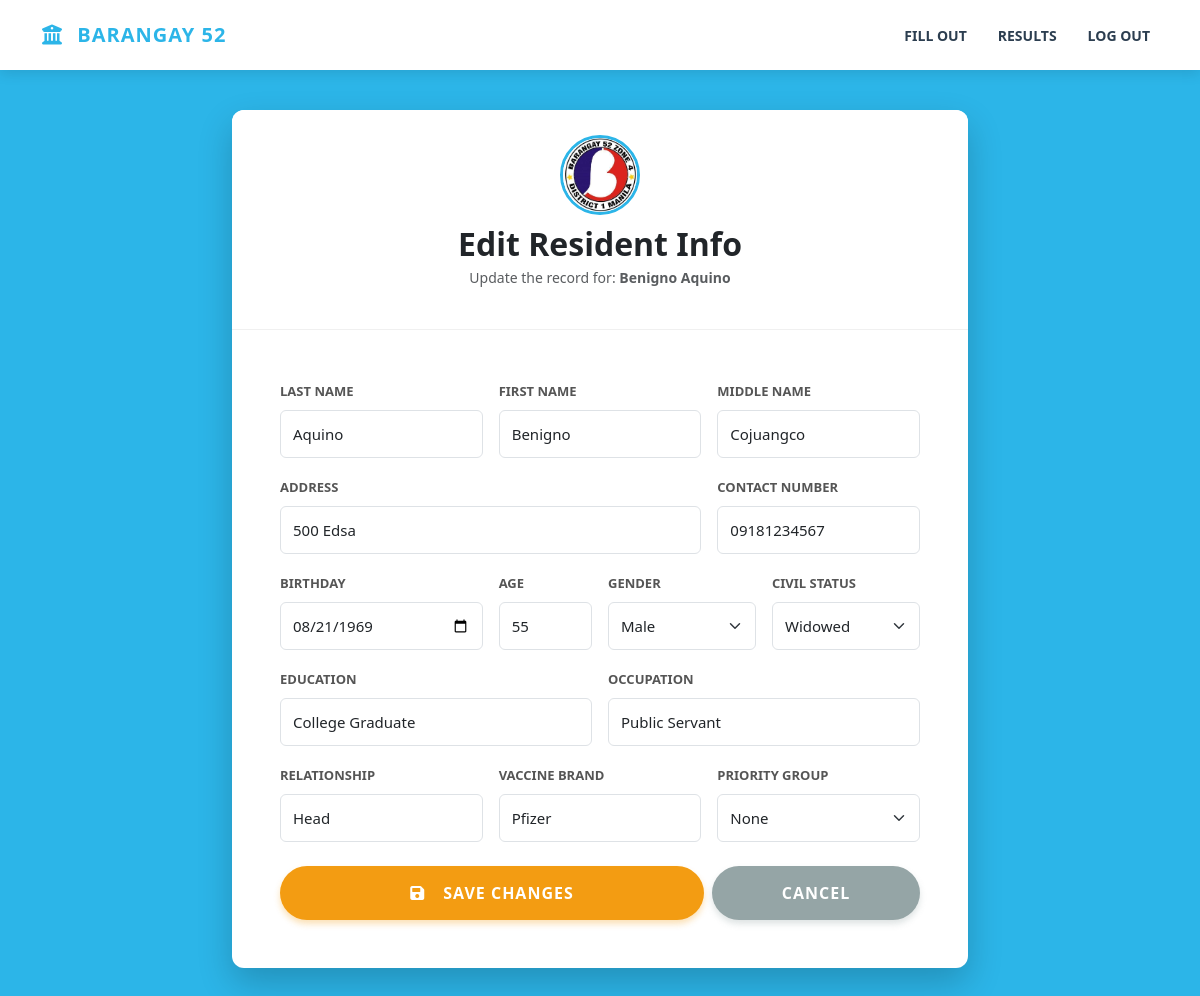
Screenshot of /views/edit.php?id=20 (signed in) with the database file from the repository.
### tables this page shows
CREATE TABLE `table1` (
  `residentno` int(5) NOT NULL,
  `lastname` varchar(50) NOT NULL,
  `firstname` varchar(50) NOT NULL,
  `middlename` varchar(50) NOT NULL,
  `address` varchar(100) NOT NULL,
  `relationship` varchar(50) NOT NULL,
  `age` int(2) NOT NULL,
  `birthday` date NOT NULL,
  `gender` varchar(10) NOT NULL,
  `civilstatus` varchar(25) NOT NULL,
  `educbackground` varchar(75) NOT NULL,
  `occupation` varchar(75) NOT NULL,
  `vaccine` varchar(50) NOT NULL,
  `status` varchar(50) NOT NULL,
  `contact` varchar(13) NOT NULL
);

### views/edit.php (the view, shortened to what this page needs)
<?php
include('../config/conn.php');
$id = $_GET['id'];
$query = mysqli_query($conn, "select * from `table1` where residentno='$id'");
$row = mysqli_fetch_array($query);
?>
<!DOCTYPE html>
<html lang="en">
<head>
<link href="https://cdn.jsdelivr.net/npm/bootstrap@5.3.0/dist/css/bootstrap.min.css" rel="stylesheet">
<link rel="stylesheet" href="https://cdnjs.cloudflare.com/ajax/libs/font-awesome/6.0.0/css/all.min.css">
<link rel="stylesheet" href="../assets/css/design.css">
</head>
<body>
<nav class="navbar navbar-expand-lg navbar-custom sticky-top">
  <div class="container">
    <a class="navbar-brand" href="#">
        <i class="fa-solid fa-building-columns me-2"></i> Barangay 52
    </a>
    <div class="collapse navbar-collapse justify-content-end" id="navbarNav">
      <ul class="navbar-nav">
        <li class="nav-item">
          <a class="nav-link" href="index.php">Fill Out</a>
        </li>
        <li class="nav-item">
          <a class="nav-link" href="tabledata.php">Results</a>
        </li>
        <li class="nav-item">
          <a class="nav-link" href="../auth/logout.php">Log Out</a>
        </li>
      </ul>
    </div>
  </div>
</nav>
<div class="container">
    <div class="row justify-content-center">
        <div class="col-lg-8 col-md-10">
            <div class="card main-card">
                <div class="card-header-custom">
                    <img src="../assets/img/logo.jpeg" alt="Logo" class="logo-img">
                    <h2 class="fw-bold text-dark mb-0">Edit Resident Info</h2>
                    <p class="text-muted small mt-1">Update the record for: <strong><?php echo $row['firstname'] . ' ' . $row['lastname']; ?></strong></p>
                </div>
                <div class="card-body p-4 p-md-5">
                    <form method="POST" action="../actions/update.php?id=<?php echo $id; ?>">
                        <div class="row g-3 mb-3">
                            <div class="col-md-4">
                                <label class="form-label">Last Name</label>
                                <input type="text" value="<?php echo $row['lastname']; ?>" name="lastname" class="form-control" required>
                            </div>
                            <div class="col-md-4">
                                <label class="form-label">First Name</label>
                                <input type="text" value="<?php echo $row['firstname']; ?>" name="firstname" class="form-control" required>
                            </div>
                            <div class="col-md-4">
                                <label class="form-label">Middle Name</label>
                                <input type="text" value="<?php echo $row['middlename']; ?>" name="middlename" class="form-control">
                            </div>
                        </div>
                        <div class="row g-3 mb-3">
                            <div class="col-md-8">
                                <label class="form-label">Address</label>
                                <input type="text" value="<?php echo $row['address']; ?>" name="address" class="form-control" required>
                            </div>
                            <div class="col-md-4">
                                <label class="form-label">Contact Number</label>
                                <input type="text" value="<?php echo $row['contact']; ?>" name="contact" class="form-control" required>
                            </div>
                        </div>
                        <div class="row g-3 mb-3">
                            <div class="col-md-4">
                                <label class="form-label">Birthday</label>
                                <input type="date" value="<?php echo $row['birthday']; ?>" name="birthday" class="form-control" required>
                            </div>
                            <div class="col-md-2">
                                <label class="form-label">Age</label>
                                <input type="number" value="<?php echo $row['age']; ?>" name="age" class="form-control" required>
                            </div>
                            <div class="col-md-3">
                                <label class="form-label">Gender</label>
                                <select name="gender" class="form-select" required>
                                    <option value="Male" <?php if($row['gender'] == 'Male') echo 'selected'; ?>>Male</option>
                                </select>
                            </div>
                            <div class="col-md-3">
                                <label class="form-label">Civil Status</label>
                                <select name="civilstatus" class="form-select" required>
                                    <option value="Widowed" <?php if($row['civilstatus'] == 'Widowed') echo 'selected'; ?>>Widowed</option>
                                </select>
                            </div>
                        </div>
                        <div class="row g-3 mb-3">
                            <div class="col-md-6">
                                <label class="form-label">Education</label>
                                <input type="text" value="<?php echo $row['educbackground']; ?>" name="educbackground" class="form-control" required>
                            </div>
                            <div class="col-md-6">
                                <label class="form-label">Occupation</label>
                                <input type="text" value="<?php echo $row['occupation']; ?>" name="occupation" class="form-control" required>
                            </div>
                        </div>
                        <div class="row g-3 mb-4">
                            <div class="col-md-4">
                                <label class="form-label">Relationship</label>
                                <input type="text" value="<?php echo $row['relationship']; ?>" name="relationship" class="form-control">
                            </div>
                            <div class="col-md-4">
                                <label class="form-label">Vaccine Brand</label>
                                <input type="text" value="<?php echo $row['vaccine']; ?>" name="vaccine" class="form-control" required>
                            </div>
                            <div class="col-md-4">
                                <label class="form-label">Priority Group</label>
                                <select name="status" class="form-select" required>
                                    <option value="None" <?php if($row['status'] == 'None') echo 'selected'; ?>>None</option>
                                </select>
                            </div>
                        </div>
                        <div class="row g-2">
                            <div class="col-md-8">
                                <button type="submit" class="btn-update" name="add">
                                    <i class="fa-solid fa-save me-2"></i> Save Changes
                                </button>
                            </div>
                            <div class="col-md-4">
                                <a href="tabledata.php" class="btn-back">
                                    Cancel
                                </a>
                            </div>
                        </div>
                    </form>
                </div>
            </div>
        </div>
    </div>
</div>
</body>
</html>

### assets/css/design.css (style rules this page uses)
:root { --barangay-blue: #2cb5e8; --barangay-dark: #1fa0d0; --nav-bg: #ffffff; --nav-text: #2c3e50; --white: #ffffff; --light-gray: #f0f2f5; }
body { background-color: var(--barangay-blue); font-family: 'Segoe UI', Tahoma, Geneva, Verdana, sans-serif; min-height: 100vh; padding-bottom: 40px; }
.navbar-custom { background-color: var(--nav-bg); box-shadow: 0 4px 12px rgba(0,0,0,0.1); padding-top: 15px; padding-bottom: 15px; }
.navbar-brand { font-weight: 800; text-transform: uppercase; letter-spacing: 1px; color: var(--barangay-blue) !important; }
.nav-link { color: var(--nav-text) !important; font-weight: 600; text-transform: uppercase; font-size: 14px; margin-left: 15px; transition: color 0.3s; }
.main-card { border: none; border-radius: 12px; box-shadow: 0 15px 35px rgba(0,0,0,0.2); margin-top: 40px; margin-bottom: 40px; background-color: var(--white); overflow: hidden; }
.card-header-custom { background-color: var(--white); border-bottom: 1px solid #f0f0f0; padding: 25px; text-align: center; }
.logo-img { width: 80px; height: 80px; border-radius: 50%; border: 3px solid var(--barangay-blue); object-fit: cover; margin-bottom: 10px; }
.form-label { font-size: 13px; font-weight: 700; color: #555; text-transform: uppercase; }
.form-control, .form-select { padding: 12px; border: 1px solid #dee2e6; border-radius: 6px; font-size: 15px; transition: border-color 0.3s, box-shadow 0.3s; }
.btn-update { background-color: #f39c12; color: white; font-weight: 800; text-transform: uppercase; letter-spacing: 1px; padding: 15px; border: none; border-radius: 30px; width: 100%; cursor: pointer; transition: all 0.3s ease-in-out; box-shadow: 0 4px 6px rgba(243, 156, 18, 0.3); font-size: 16px; display: flex; align-items: center; justify-content: center; gap: 10px; }
.btn-back { background-color: #95a5a6; color: white; font-weight: 800; text-transform: uppercase; letter-spacing: 1px; padding: 15px; border: none; border-radius: 30px; width: 100%; display: block; text-align: center; text-decoration: none; transition: all 0.3s ease-in-out; box-shadow: 0 4px 6px rgba(149, 165, 166, 0.3); font-size: 16px; }

### rows the page displays
table1: firstname "Benigno", lastname "Aquino", middlename "Cojuangco", address "500 Edsa", contact "09181234567", birthday "08/21/1969", age "55", gender "Male", civilstatus "Widowed", educbackground "College Graduate", occupation "Public Servant", relationship "Head", vaccine "Pfizer", status "None"
